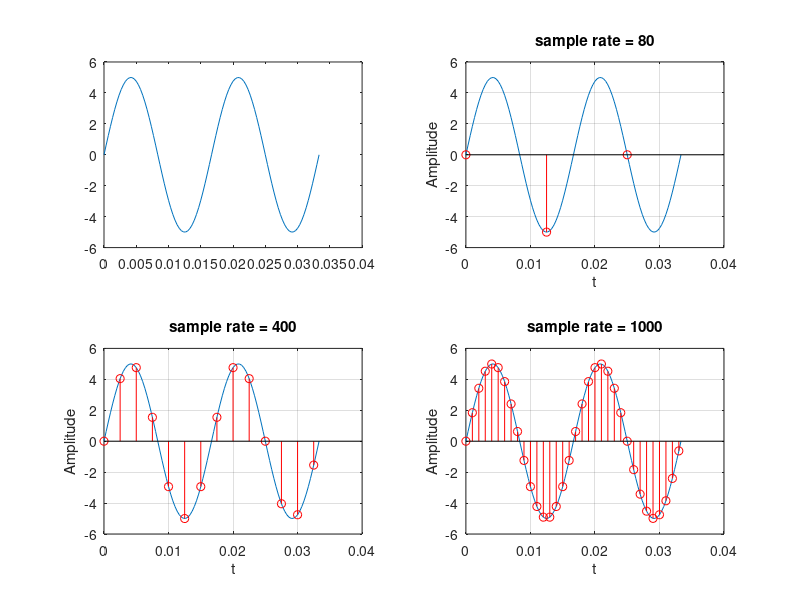

The MATLAB source for this figure:
% assignment 4 q 7
%% clear
clc;
clear all;
close all;

%% generate and plot actual wave
%sampling period
p = 1/60;   % here frequency is 60 hz
% set n
t = 0:p/50:2*p;
% wave
y = 5*sin(120*pi*t);
s(1)=subplot(2,2,1);
% plot original
plot(t,y);

%% plot sampled sequences
% array for fs
fs = [80,400,1000];

for i = 2:4
    s(i)=subplot(2,2,i);
    % plot original
    plot(t,y);
    hold on % hold plot
    % set samples
    % sampling period = 1/sampling freq
    n = 0:1/fs(i-1):2*p;
    % wave
    x = 5*sin(120*pi*n);
    % plot samples
    stem(n,x,'r');
    xlabel('t');
    ylabel('Amplitude');
    grid on;
end

% title every subplot
title(s(2),'sample rate = 80');
title(s(3),'sample rate = 400');
title(s(4),'sample rate = 1000');

% link all graph axis
linkaxes([s(1),s(2),s(3),s(4)],'xy');